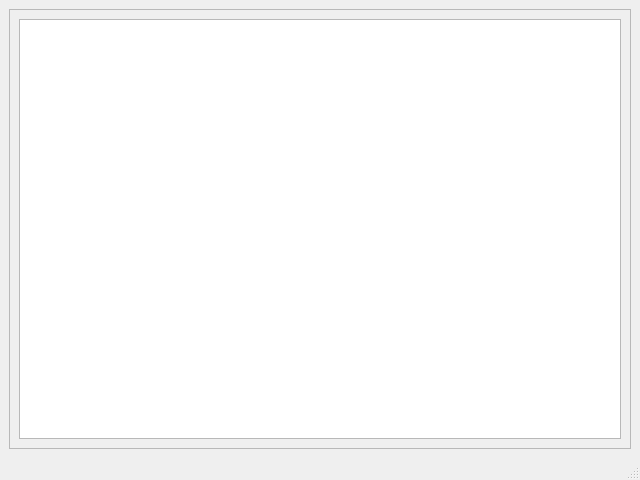
<?xml version="1.0" encoding="UTF-8"?>
<ui version="4.0">
 <class>MainWindow</class>
 <widget class="QMainWindow" name="MainWindow">
  <property name="geometry">
   <rect>
    <x>0</x>
    <y>0</y>
    <width>640</width>
    <height>480</height>
   </rect>
  </property>
  <property name="windowTitle">
   <string>MainWindow</string>
  </property>
  <widget class="QWidget" name="centralwidget">
   <layout class="QGridLayout" name="gridLayout">
    <item row="0" column="0">
     <widget class="QFrame" name="frame">
      <property name="frameShape">
       <enum>QFrame::StyledPanel</enum>
      </property>
      <property name="frameShadow">
       <enum>QFrame::Raised</enum>
      </property>
      <layout class="QGridLayout" name="gridLayout_2">
       <item row="0" column="0">
        <widget class="QTreeView" name="treeView"/>
       </item>
      </layout>
     </widget>
    </item>
   </layout>
  </widget>
  <widget class="QMenuBar" name="menubar">
   <property name="geometry">
    <rect>
     <x>0</x>
     <y>0</y>
     <width>640</width>
     <height>22</height>
    </rect>
   </property>
  </widget>
  <widget class="QStatusBar" name="statusbar"/>
 </widget>
 <resources/>
 <connections/>
</ui>
